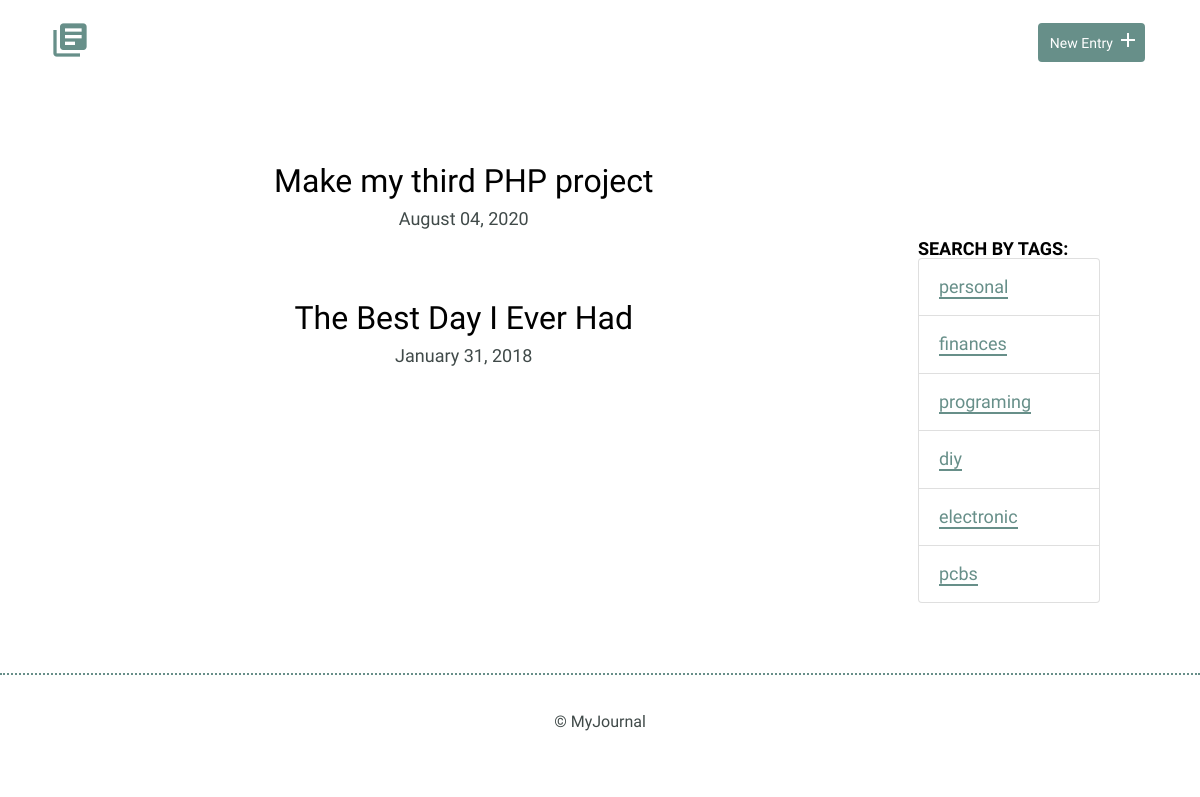
Before: /tags.php?id=1 with the older database file.
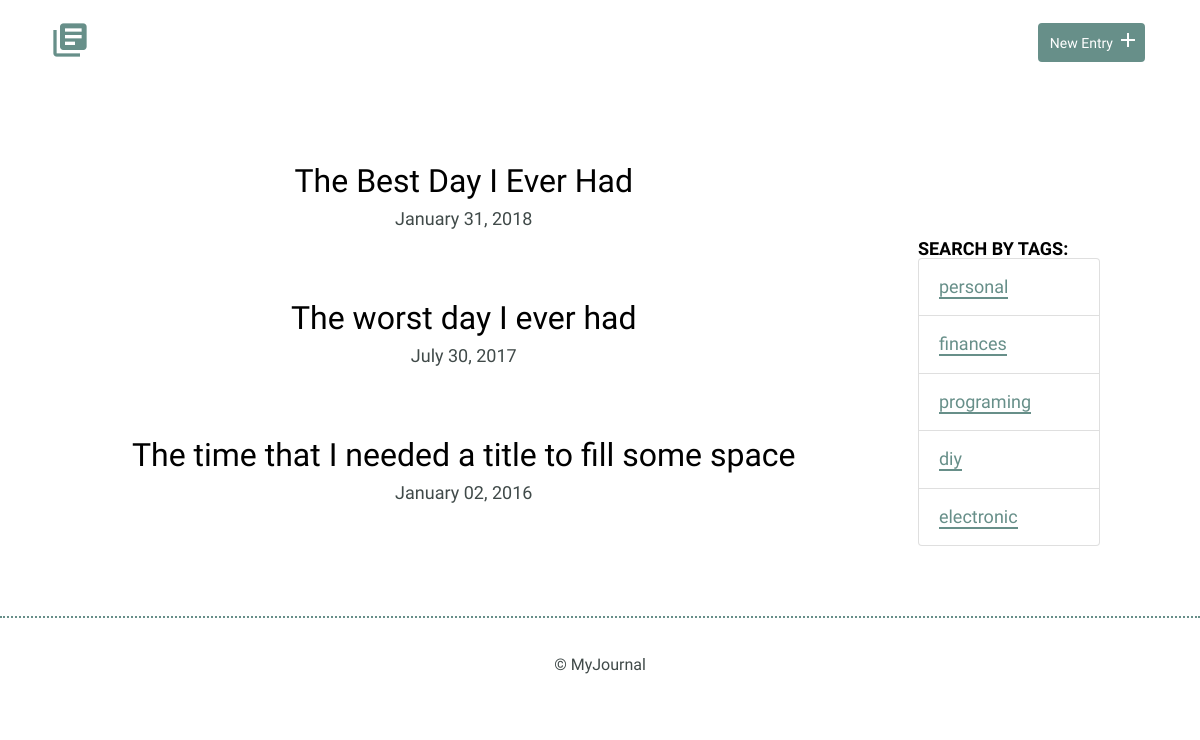
After: the same page with the newer database file.
### tables this page shows
CREATE TABLE "tags" (
	"id"	INTEGER,
	"tag"	TEXT UNIQUE,
	PRIMARY KEY("id" AUTOINCREMENT)
);

### inc/functions.php (called while the page is built, shortened)
<?php
    function formated_date($date){
        return date("F d, Y ", strtotime($date));
    }
    function get_entries_tag($ID){
        include('connection.php');
        $sql = "SELECT entries.id, entries.title, entries.date FROM entries_tags_relation "
                . 'INNER JOIN entries ON entries_tags_relation.entry_id = entries.id '
                . 'INNER JOIN tags ON entries_tags_relation.tag_id = tags.id '
                . 'WHERE tags.id = ? '
                . 'ORDER BY entries.date DESC';
        try {
            $results = $db -> prepare($sql);
            $results -> bindValue(1, $ID, PDO::PARAM_INT);
            $results -> execute();
        } catch (Exception $e) {
            echo "Error: "  . $e -> getMessage() . '<br/>';
            return array();
        }
        return $results -> fetchAll(PDO::FETCH_ASSOC);
    }
    function get_all_tags(){
        include('connection.php');
        $sql = 'SELECT id, tag FROM tags';
        try {
            $results = $db -> query($sql);
        } catch (Exception $e) {
            echo "Error: "  . $e -> getMessage() . '<br/>';
            return array();
        }
        return $results -> fetchAll(PDO::FETCH_ASSOC);
    }
?>

### tags.php (the view, shortened to what this page needs)
<?php
    require 'inc/functions.php';
    $tag_id = '';
    if (isset($_GET['id'])) {
        $tag_id = filter_input(INPUT_GET, 'id', FILTER_SANITIZE_NUMBER_INT);
    }
    include 'inc/header.php';
?>
    <div class="container row">
        <div class="entry-list single col-8">
            <article>
                <?php
                    foreach ($a = get_entries_tag($tag_id) as $item) {
                        echo '<article><h2>' .
                        '<a href="detail.php?id=' . $item['id'] .'">' . $item['title'] .
                        '</a></h2>' .
                        '<time datetime="' . $item['date'] . '">'. formated_date($item['date']) . '</time>' .
                        '</article>';
                    }
                ?>
            </article>
        </div>
        <div class="entry-list single col-2">
            <article>
                <div class="entry">
                    <h3>Search by Tags:</h3>
                    <ul class="list-group">
                        <?php
                            foreach (get_all_tags() as $item) {
                                echo '<li class="list-group-item">'
                                     . '<a href="tags.php?id=' . $item['id'] .'">' . $item['tag'] .  '</a>'
                                     . '</li>';
                            }
                        ?>
                    </ul>
                </div>
            </article>
        </div>
    </div>
<?php
    include 'inc/footer.php';
?>

Changed rows visible on the page:
removed tags: tag "pcbs"
Other visible differences:
new list line: "The worst day I ever had July 30, 2017"
new list line: "The time that I needed a title to fill some space January 02, 2016"
list line gone: "Make my third PHP project August 04, 2020"
